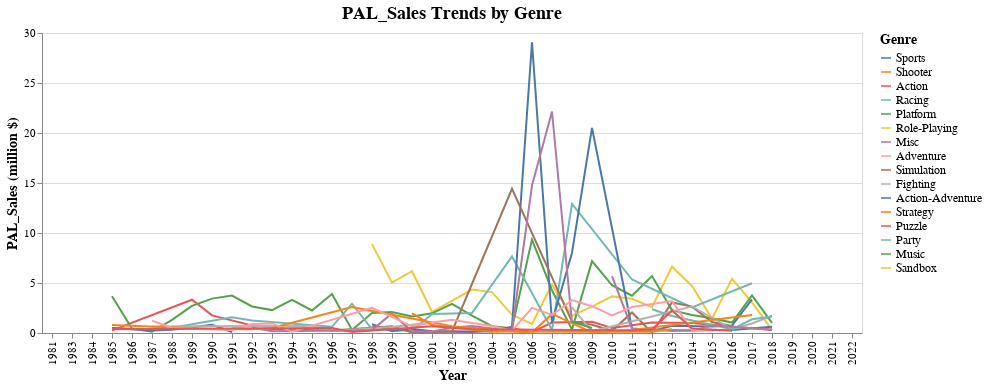

The code cell stored with this chart in its notebook:
### Code cell
orderr = df.groupby(['Genre'])['PAL_Sales'].sum().sort_values(ascending=False).to_frame().index.tolist()

line = alt.Chart(Nintendo_df, title="PAL_Sales Trends by Genre").transform_aggregate(
    PAL_Sales='sum(PAL_Sales)',
    groupby=['Year','Genre']
).mark_line().encode(
    x = alt.X('Year:N'),
    y = alt.Y('PAL_Sales:Q', title='PAL_Sales (million $)'),
    color = alt.Color('Genre:N', title='Genre', sort=orderr)
)

chart = alt.layer(line).configure_title(fontSize=18, anchor="middle").configure_legend(titleFontSize=14,labelFontSize=12).configure_axis(titleFontSize=14,labelFontSize=11) 

PAL_line = chart.encode(
    tooltip=['Year:N','Genre:N','PAL_Sales:Q']
)

PAL_line

### Figure 1 — Vega-Lite specification as saved in the notebook (floating-point values rounded to 4 significant figures; data arrays with more than 128 entries replaced by an {"elided": "..."} marker saying what was removed)
{"config": {"view": {"continuousWidth": 400, "continuousHeight": 300}, "axis": {"labelFontSize": 11, "titleFontSize": 14}, "legend": {"labelFontSize": 12, "titleFontSize": 14}, "title": {"anchor": "middle", "fontSize": 18}}, "layer": [{"mark": "line", "encoding": {"color": {"field": "Genre", "sort": ["Sports", "Shooter", "Action", "Racing", "Platform", "Role-Playing", "Misc", "Adventure", "Simulation", "Fighting", "Action-Adventure", "Strategy", "Puzzle", "Party", "Music", "MMO", "Sandbox", "Education", "Board Game"], "title": "Genre", "type": "nominal"}, "x": {"field": "Year", "type": "nominal"}, "y": {"field": "PAL_Sales", "title": "PAL_Sales (million $)", "type": "quantitative"}}, "title": "PAL_Sales Trends by Genre", "transform": [{"aggregate": [{"op": "sum", "field": "PAL_Sales", "as": "PAL_Sales"}], "groupby": ["Year", "Genre"]}]}], "data": {"name": "data-29f84a0e3420e28588728a102ca42ad6"}, "encoding": {"tooltip": [{"field": "Year", "type": "nominal"}, {"field": "Genre", "type": "nominal"}, {"field": "PAL_Sales", "type": "quantitative"}]}, "$schema": "https://vega.github.io/schema/vega-lite/v4.17.0.json", "datasets": {"data-29f84a0e3420e28588728a102ca42ad6": {"elided": "532 records"}}}
